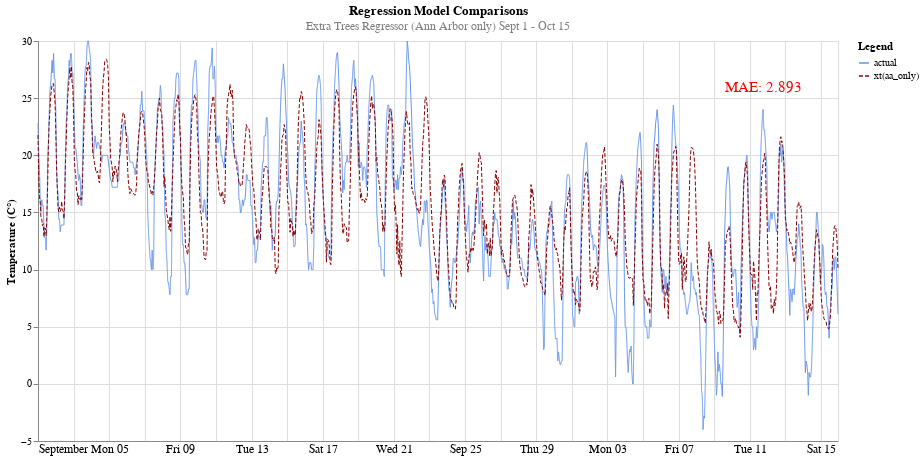

The notebook cell saved with this chart:
### Code cell
alt.data_transformers.disable_max_rows()

domain = ['actual','xt(aa_only)']
range_ = ['cornflowerblue', 'darkred']

line = alt.Chart(res[['time','actual','xt(aa_only)']].melt(id_vars='time')).mark_line(size=1).encode(
    x=alt.X('time:T', axis=alt.Axis(tickSize=0, labelFontSize=12),title=None),
    y=alt.Y('value:Q',title='Temperature (C°)'),
    color=alt.Color('variable:N', 
                    legend=alt.Legend(title='Legend'),
                    scale=alt.Scale(domain=domain, range=range_)),
    strokeDash=alt.StrokeDash('variable',legend=None)
).properties(
    height=400,
    width=800,
    title={
      "text": ['Regression Model Comparisons'], 
      "subtitle": ["Extra Trees Regressor (Ann Arbor only) Sept 1 - Oct 15"],
      "color": "black",
      "subtitleColor": "gray"
    }
)
text = alt.Chart({'values':[{'x': '2022-10-11 19:00:00', 'y': 26}]}).mark_text(
    text=f"MAE: {mae_dict['xt(aa_only)']}",
    color='red',
    size=15
).encode(x='x:T', y='y:Q')
line+text

### Figure 1 — Vega-Lite specification as saved in the notebook (floating-point values rounded to 4 significant figures; data arrays with more than 128 entries replaced by an {"elided": "..."} marker saying what was removed)
{"config": {"view": {"continuousWidth": 400, "continuousHeight": 300}}, "layer": [{"data": {"name": "data-753177116cf99f0d1cf2ffccac4fe261"}, "mark": {"type": "line", "size": 1}, "encoding": {"color": {"field": "variable", "legend": {"title": "Legend"}, "scale": {"domain": ["actual", "xt(aa_only)"], "range": ["cornflowerblue", "darkred"]}, "type": "nominal"}, "strokeDash": {"field": "variable", "legend": null, "type": "nominal"}, "x": {"axis": {"labelFontSize": 12, "tickSize": 0}, "field": "time", "title": null, "type": "temporal"}, "y": {"field": "value", "title": "Temperature (C°)", "type": "quantitative"}}, "height": 400, "title": {"text": ["Regression Model Comparisons"], "subtitle": ["Extra Trees Regressor (Ann Arbor only) Sept 1 - Oct 15"], "color": "black", "subtitleColor": "gray"}, "width": 800}, {"data": {"name": "data-94a9c053bd0caa4f90657f352bd27680"}, "mark": {"type": "text", "color": "red", "size": 15, "text": "MAE: 2.893"}, "encoding": {"x": {"field": "x", "type": "temporal"}, "y": {"field": "y", "type": "quantitative"}}}], "$schema": "https://vega.github.io/schema/vega-lite/v4.17.0.json", "datasets": {"data-753177116cf99f0d1cf2ffccac4fe261": {"elided": "2160 records"}, "data-94a9c053bd0caa4f90657f352bd27680": [{"x": "2022-10-11 19:00:00", "y": 26}]}}
